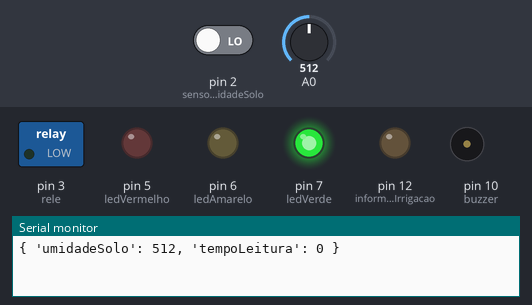
Bench run of a sketch on a simulated Arduino Uno, built with avr-gcc and run on an emulated ATmega328P. Shown: switched loads named in the sketch (green lamp = pin HIGH), output pins drawn as LEDs (lit = HIGH), buzzer (waves = sounding), the last lines printed to the serial monitor. The test bench sets the inputs (shaded band); at power-on: pin 2 (sensorUmidadeSolo) LOW, A0 = 512.

Above: at 1.2 s.
1.3 s: pin 2 (sensorUmidadeSolo) driven HIGH
At 1.7 s:
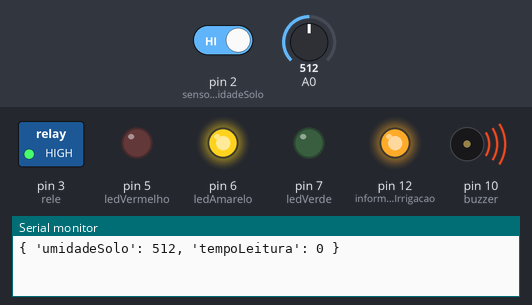
2.9 s: pin 2 (sensorUmidadeSolo) driven LOW
At 4.0 s:
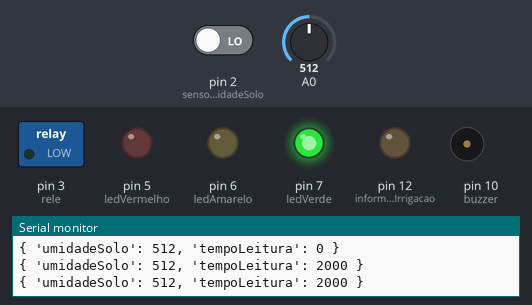
Timing chart, 0 to 5.9 s (numbered marks = the images above; inputs shaded):
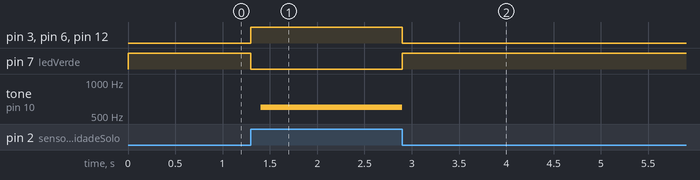

Measured:
- after the input at 1.3 s, pin 3 (rele), pin 6 (ledAmarelo), pin 12 (informacaoAcionamentoIrrigacao): LOW → HIGH at once; pin 7 (ledVerde): HIGH → LOW at once; tone on pin 10 (buzzer): silent → 600 Hz after 0.10 s
- after the input at 2.9 s, pin 3 (rele), pin 6 (ledAmarelo), pin 12 (informacaoAcionamentoIrrigacao): HIGH → LOW at once; pin 7 (ledVerde): LOW → HIGH at once; tone on pin 10 (buzzer): 600 Hz → silent at once

The sketch:

irrigacao_sketch.ino
```cpp
// Sketch para irrigação automatizada com IoT, por meio do Arduino
// Autores:
// Ricardo Corrêa Leal Paiva
// Ulisses
// Moisés
// Madhu
// Ivan
// Sander

const int sensorUmidadeSolo = 2;
const int rele = 3;
const int ledVermelho = 5;
const int ledAmarelo = 6;
const int ledVerde = 7;
const int buzzer = 10;
const int informacaoAcionamentoIrrigacao = 12;
bool irrigar = false;

// Variável para registrar o tempo atual da aplicação
int currentMillis;

// Variável para registar o tempo de acionamento do buzzer
int lastMillis;

// Variável para armazenar a leitura acerca da umidade do solo
int nivelUmidadoSolo;

void setup() {
  pinMode(sensorUmidadeSolo, INPUT);
  pinMode(rele, OUTPUT);
  pinMode(ledVermelho, OUTPUT);
  pinMode(ledAmarelo, OUTPUT);
  pinMode(ledVerde, OUTPUT);
  pinMode(buzzer, OUTPUT);
  pinMode(informacaoAcionamentoIrrigacao, OUTPUT);

  currentMillis = millis();
  lastMillis = currentMillis;

  Serial.begin(9600);
}

void loop() {
  // Ler o pino digital oriundo do sensor de umidade do solo. Se estiver no estado HIGH, o solo estará seco, então o sistema de irrigação deverá ser acionado.
  irrigar = digitalRead(sensorUmidadeSolo);
  nivelUmidadoSolo = analogRead(A0);

  // Obter o tempo atual em milissegundos
  int currentMillis = millis();

  if (currentMillis % 2000 == 0) {
    char bufferLeituraUmidadeSolo[1024];
    sprintf(bufferLeituraUmidadeSolo, "{ 'umidadeSolo': %d, 'tempoLeitura': %d }", nivelUmidadoSolo, currentMillis);

    // Obter a leitura analógica da umidade a cada 2 segundos
    Serial.println(bufferLeituraUmidadeSolo);
  }


  if (irrigar) {
    digitalWrite(rele, HIGH);
    digitalWrite(ledVermelho, LOW);
    digitalWrite(ledAmarelo, HIGH);
    digitalWrite(ledVerde, LOW);
    digitalWrite(informacaoAcionamentoIrrigacao, HIGH);

    if (currentMillis % 200 == 0) {
      tone(buzzer, 600);
      lastMillis = currentMillis;
    }

    if (currentMillis == lastMillis + 100) {
      noTone(buzzer);
    }

  } else {
    digitalWrite(rele, LOW);
    digitalWrite(ledVermelho, LOW);
    digitalWrite(ledAmarelo, LOW);
    digitalWrite(ledVerde, HIGH);
    digitalWrite(informacaoAcionamentoIrrigacao, LOW);
    noTone(buzzer);
  }
}
```
